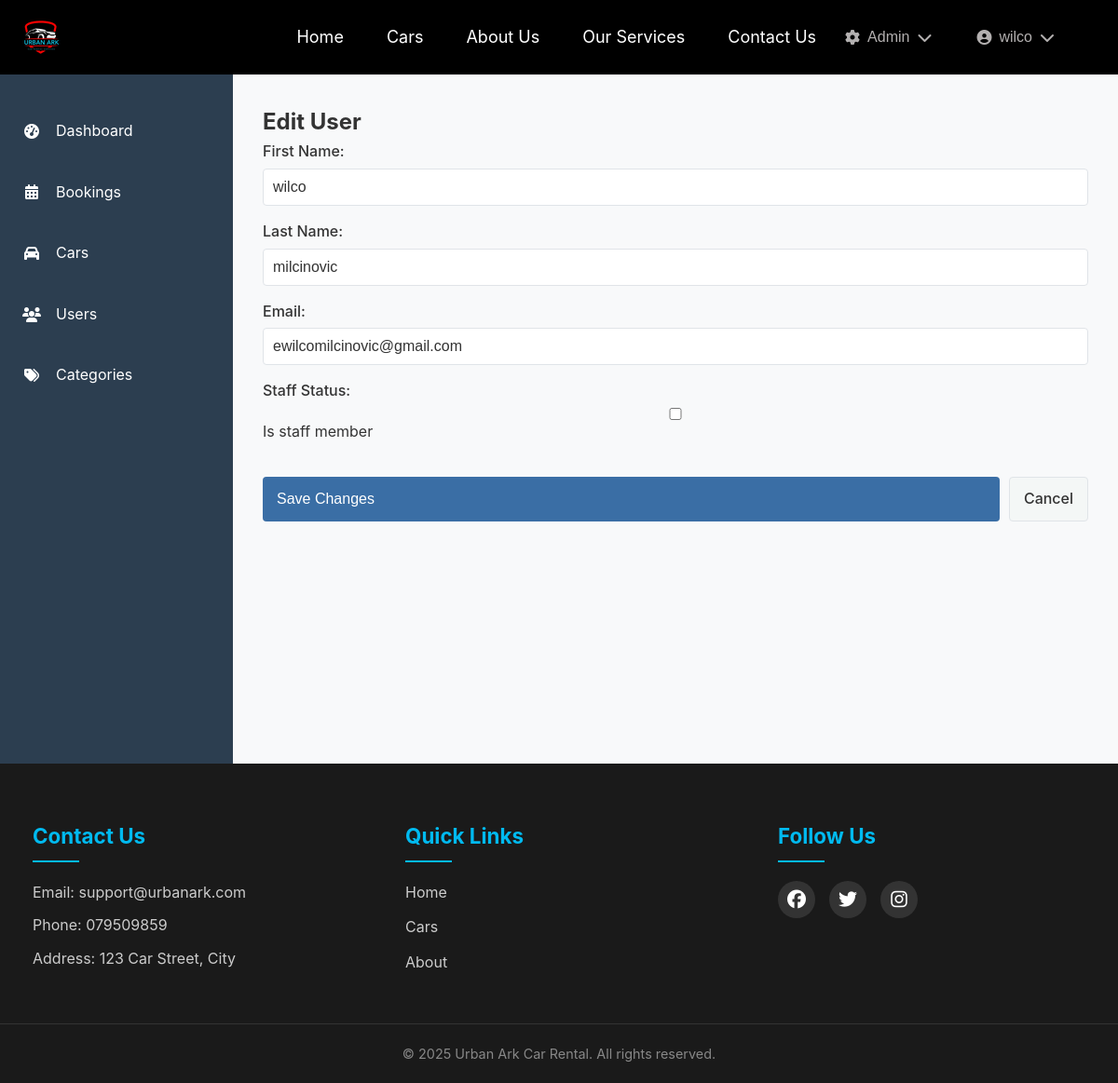
Screenshot of /users/admin/users/4/edit/ (signed in) with the database file from the repository.
### users/models.py (models this page shows, shortened)
class CustomUser(AbstractUser):
    USER_TYPE_CHOICES = (
        ('customer', 'Customer'),
        ('admin', 'Admin'),
        ('staff', 'Staff')
    )
    GENDER_CHOICES = [
        ('male', 'Male'),
        ('female', 'Female'),
        ('other', 'Other')
    ]
    user_type = models.CharField(max_length=20, choices=USER_TYPE_CHOICES, default='customer')
    email = models.EmailField(_('email address'), unique=True)
    gender = models.CharField(max_length=10, choices=GENDER_CHOICES, blank=True, null=True)
    date_of_birth = models.DateField(_('date of birth'), null=True, blank=True)
    profile_picture = models.ImageField(upload_to='profile_pics/', null=True, blank=True)
    is_verified = models.BooleanField(default=False)
    phone_regex = RegexValidator(
        regex=r'^\+?1?\d{9,15}$',
        message="Phone number must be entered in the format: '+999999999'. Up to 15 digits allowed."
    )
    phone_number = models.CharField(validators=[phone_regex], max_length=17, blank=True)
    emergency_contact = models.CharField(max_length=100, blank=True)
    emergency_phone = models.CharField(validators=[phone_regex], max_length=17, blank=True)
    street_address = models.CharField(max_length=255, blank=True)
    city = models.CharField(max_length=100, blank=True)
    postal_code = models.CharField(max_length=10, blank=True)
    country = models.CharField(max_length=100, blank=True)
    license_number = models.CharField(max_length=50, blank=True)
    license_country = models.CharField(max_length=100, blank=True)
    license_expiry = models.DateField(null=True, blank=True)
    license_image = models.ImageField(upload_to='licenses/', null=True, blank=True)
    has_international_permit = models.BooleanField(default=False)
    international_permit_number = models.CharField(max_length=50, blank=True)
    international_permit_expiry = models.DateField(null=True, blank=True)
    USERNAME_FIELD = 'email'
    REQUIRED_FIELDS = ['username']
    class Meta:
        verbose_name = _('user')
        verbose_name_plural = _('users')

### users/views.py (the view, shortened to what this page needs)
# urls.py: path('admin/users/<int:user_id>/edit/', views.admin_user_edit, name='admin_user_edit'),
@user_passes_test(is_admin)
def admin_user_edit(request, user_id):
    user = get_object_or_404(User, id=user_id)
    return render(request, 'admin/user_edit.html', {'user_detail': user})

### users/views.py (called while the page is built)
def is_admin(user):
    return user.is_authenticated and (user.user_type == 'admin' or user.is_superuser or user.is_staff)

### templates/admin/user_edit.html (shortened to what this page needs)
{% extends 'admin/base_admin.html' %}
{% block admin_content %}
<div class="user-edit">
    <h2>Edit User</h2>
    <form method="post" class="edit-form">
        <div class="form-group">
            <label>First Name:</label>
            <input type="text" name="first_name" value="{{ user_detail.first_name }}" required>
        </div>
        <div class="form-group">
            <label>Last Name:</label>
            <input type="text" name="last_name" value="{{ user_detail.last_name }}" required>
        </div>
        <div class="form-group">
            <label>Email:</label>
            <input type="email" name="email" value="{{ user_detail.email }}" required>
        </div>
        <div class="form-group">
            <label>Staff Status:</label>
            <input type="checkbox" name="is_staff" {% if user_detail.is_staff %}checked{% endif %}>
            <span class="checkbox-label">Is staff member</span>
        </div>
        <div class="actions">
            <button type="submit" class="btn btn-primary">Save Changes</button>
            <a href="{% url 'admin_user_detail' user_detail.id %}" class="btn btn-secondary">Cancel</a>
        </div>
    </form>
</div>
{% endblock %}

### templates/base.html (shortened to what this page needs)
<html lang="en">
<head>
    {% load static %}
    <link rel="stylesheet" href="{% static 'css/style.css' %}">
    <link rel="stylesheet" href="{% static 'css/home.css' %}">
    <link rel="stylesheet" href="{% static 'css/about.css' %}">
    <link rel="stylesheet" href="{% static 'css/contact.css' %}">
    <link rel="stylesheet" href="https://cdnjs.cloudflare.com/ajax/libs/font-awesome/6.7.2/css/all.min.css">
    {% block extra_css %}{% endblock %}
</head>
<body>
    <header class="header">
        <div class="logo-container">
            <a href="{% url 'home' %}">
                <img src="{% static 'img/logo.png' %}" alt="Urban Ark Logo" class="logo">
            </a>
        </div>
        <nav class="navbar">
            <div class="nav-links">
                <a href="{% url 'home' %}" class="{% if request.resolver_match.url_name == 'home' %}active{% endif %}">Home</a>
                <a href="{% url 'car_list' %}" class="{% if request.resolver_match.url_name == 'car_list' %}active{% endif %}">Cars</a>
                <a href="{% url 'about' %}" class="{% if request.resolver_match.url_name == 'about' %}active{% endif %}">About Us</a>
                <a href="{% url 'services' %}" class="{% if request.resolver_match.url_name == 'services' %}active{% endif %}">Our Services</a>
                <a href="{% url 'contact' %}" class="{% if request.resolver_match.url_name == 'contact' %}active{% endif %}">Contact Us</a>
            </div>
            {% if user.is_authenticated %}
            <div class="nav-right">
                {% if user.is_staff %}
                <div class="dropdown">
                    <button class="dropbtn">
                        <i class="fas fa-cog"></i> Admin
                        <i class="fas fa-chevron-down"></i>
                    </button>
                </div>
                {% endif %}
                <div class="dropdown">
                    <button class="dropbtn user-menu-btn">
                        {% if user.profile_picture %}
                            <img src="{{ user.profile_picture.url }}" alt="Profile" class="profile-pic">
                        {% else %}
                            <i class="fas fa-user-circle"></i>
                        {% endif %}
                        {{ user.get_full_name|default:user.username }}
                        <i class="fas fa-chevron-down"></i>
                    </button>
                </div>
            </div>
            {% else %}
            <div class="nav-right">
                <a href="{% url 'login' %}" class="login-btn">Login</a>
                <a href="{% url 'register' %}" class="register-btn">Register</a>
            </div>
            {% endif %}
        </nav>
    </header>
    <div class="content">
        {% block content %}
        {% endblock %}
    </div>
    <footer class="site-footer">
        <div class="footer-content">
            <div class="footer-section">
                <h3>Contact Us</h3>
                <p>Email: support@urbanark.com</p>
                <p>Phone: 079509859</p>
                <p>Address: 123 Car Street, City</p>
            </div>
            <div class="footer-section">
                <h3>Quick Links</h3>
                <ul>
                    <li><a href="{% url 'home' %}">Home</a></li>
                    <li><a href="{% url 'car_list' %}">Cars</a></li>
                    <li><a href="{% url 'about' %}">About</a></li>
                </ul>
            </div>
            <div class="footer-section">
                <h3>Follow Us</h3>
                <div class="social-links">
                    <a href="#"><i class="fab fa-facebook"></i></a>
                    <a href="#"><i class="fab fa-twitter"></i></a>
                    <a href="#"><i class="fab fa-instagram"></i></a>
                </div>
            </div>
        </div>
        <div class="footer-bottom">
            <p>&copy; <span id="year"></span> Urban Ark Car Rental. All rights reserved.</p>
        </div>
    </footer>
</body>
</html>

### static/css/style.css (style rules this page uses)
.header { background: black; padding: 15px 20px; display: flex; justify-content: space-between; align-items: center; position: fixed; top: 0; left: 0; width: 100%; z-index: 100; box-sizing: border-box; }
.logo-container img { height: 50px; width: auto; }
.navbar { display: flex; justify-content: space-between; align-items: center; padding: 0 2rem; }
.nav-links { display: flex; align-items: center; gap: 1rem; }
.nav-right { display: flex; align-items: center; gap: 1rem; }
.navbar a { color: white; text-decoration: none; margin: 0 15px; font-size: 18px; transition: color 0.3s ease; position: relative; }
.navbar a::after { content: ''; position: absolute; width: 0; height: 2px; background: #00baf0; left: 0; bottom: -5px; transition: width 0.3s ease; }
.dropdown { position: relative; display: inline-block; }
.dropbtn { background: transparent; color: #b3b0b0; padding: 0.5rem 1rem; border: none; cursor: pointer; display: flex; align-items: center; gap: 0.5rem; font-size: 1rem; }
.user-menu-btn { display: flex; align-items: center; gap: 0.5rem; }
.site-footer { background: #1a1a1a; color: #fff; padding: 60px 0 20px; margin-top: auto; }
.footer-content { max-width: 1200px; margin: 0 auto; display: grid; grid-template-columns: repeat(auto-fit, minmax(250px, 1fr)); gap: 40px; padding: 0 20px; }
.footer-section { padding: 0 15px; }
.footer-section h3 { color: #00baf0; font-size: 1.4rem; margin-bottom: 20px; position: relative; padding-bottom: 10px; }
.footer-section h3::after { content: ''; position: absolute; left: 0; bottom: 0; width: 50px; height: 2px; background: #00baf0; }
.footer-section p { margin: 10px 0; color: #ccc; line-height: 1.6; }
.footer-section ul { list-style: none; padding: 0; }
.footer-section ul li { margin-bottom: 12px; }
.footer-section a { color: #ccc; text-decoration: none; transition: color 0.3s ease, padding-left 0.3s ease; display: inline-block; }
.social-links { display: flex; gap: 15px; margin-top: 20px; }
.social-links a { background: #333; width: 40px; height: 40px; border-radius: 50%; display: flex; align-items: center; justify-content: center; transition: transform 0.3s ease, background-color 0.3s ease; }
.social-links a i { font-size: 20px; color: #fff; }
.footer-bottom { text-align: center; margin-top: 40px; padding-top: 20px; border-top: 1px solid #333; }
.footer-bottom p { color: #888; font-size: 0.9rem; }
body { min-height: 100vh; display: flex; flex-direction: column; }
.content { flex: 1; padding-top: 80px; }
.content { padding-top: 80px; }

### static/css/home.css (style rules this page uses)
* { box-sizing: border-box; margin: 0; padding: 0; }
body { font-family: 'Poppins', sans-serif; color: #333; line-height: 1.6; background-color: #f9f9f9; }
.btn { display: inline-block; text-decoration: none; padding: 0.8rem 1.5rem; border-radius: 5px; font-weight: 500; transition: all 0.3s ease; text-align: center; }
.btn-primary { background-color: #2c3e50; color: white; border: none; width: 100%; margin-top: 1rem; }

### static/css/about.css (style rules this page uses)
:root { --primary-color: #1e3a8a; --secondary-color: #3b82f6; --accent-color: #f59e0b; --light-gray: #f3f4f6; --dark-gray: #4b5563; --white: #ffffff; --shadow: 0 4px 6px rgba(0, 0, 0, 0.1); --transition: all 0.3s ease; }
body { color: #333; font-family: 'Roboto', Arial, sans-serif; line-height: 1.6; }

### static/css/contact.css (style rules this page uses)
:root { --primary-color: #1e3a8a; --secondary-color: #3b82f6; --accent-color: #f59e0b; --light-gray: #f3f4f6; --dark-gray: #4b5563; --white: #ffffff; --shadow: 0 4px 6px rgba(0, 0, 0, 0.1); --transition: all 0.3s ease; }
.form-group { margin-bottom: 20px; }
.form-group label { display: block; margin-bottom: 8px; font-weight: 500; color: var(--dark-gray); }
.form-group input, .form-group textarea { width: 100%; padding: 12px 15px; border: 1px solid #ddd; border-radius: 4px; font-size: 1rem; color: #333; transition: var(--transition); }
.btn-primary { background-color: var(--primary-color); color: var(--white); padding: 12px 25px; border: none; border-radius: 4px; font-size: 1rem; font-weight: 600; cursor: pointer; transition: var(--transition); display: inline-flex; align-items: center; gap: 8px; }

### static/css/admin.css (style rules this page uses)
.actions { margin-top: 20px; display: flex; gap: 10px; }
.btn { padding: 8px 16px; border-radius: 4px; text-decoration: none; cursor: pointer; border: none; }
.btn-primary { background: #007bff; color: white; }
.btn-secondary { background: #6c757d; color: white; }
.btn { padding: 8px 16px; border-radius: 4px; border: none; cursor: pointer; font-weight: 500; }

### rows the page displays
CustomUser: get_full_name "wilco"
CustomUser: first_name "wilco", last_name "milcinovic", email "ewilcomilcinovic@gmail.com"
